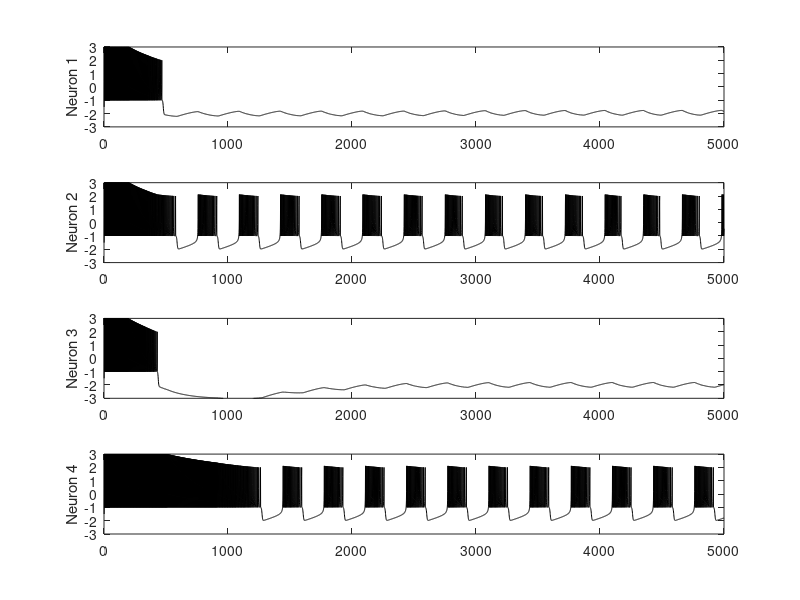

This figure's MATLAB source: (Note: this script raises an error after producing the figure.)
% Rulkov Series vs Parallel Connectivity Analysis (Extended)
% ---------------------------------------------------------------
% Compares burst propagation in extended Rulkov networks:
% 1. Series: A → B → C → D
% 2. Parallel-merged: A → B, A → C, B → D, C → D

clear; clc; close all

%% Simulation Parameters
T = 5000;
alpha = 6.0;
mu = 0.001;
sigma = 0.0;
beta = 0.0;
threshold = -2.0;
gc = -1;  % Fixed inhibitory strength
f = @(x, y) (x <= 0) .* (alpha ./ (1 - x) + y) + ...
           (x > 0 & x < alpha + y) .* (alpha + y) + ...
           (x >= alpha + y) .* (-1);
H = @(v) double(v > 0);

%% Define Network Topologies
% Extended Series: A → B → C → D
A_series = [0 1 0 0;
            0 0 1 0;
            0 0 0 1;
            0 0 0 0];

% Parallel-merged: A → B, A → C, B → D, C → D
A_parallel = [0 1 1 0;
              0 0 0 1;
              0 0 0 1;
              0 0 0 0];

networks = {A_series, A_parallel};
labels = {'Series: A → B → C → D', 'Parallel-Merged: A → {B,C} → D'};

%% Simulate both networks
for net_idx = 1:2
    A = networks{net_idx};
    N = size(A, 1);

    x = -1.5 + 0.01*rand(N, T);
    y = -2 + 0.01*rand(N, T);

    % Stimulate neuron A (neuron 1)
    x(:,1) = -1.5;  % Kick it into bursting

    for t = 1:T-1
        I_inhib = zeros(N, 1);
        for i = 1:N
            for j = 1:N
                if A(i,j) == 1
                    I_inhib(i) = I_inhib(i) + (x(j,t) - threshold) * H(x(j,t) - threshold);
                end
            end
        end
        x(:,t+1) = f(x(:,t), y(:,t) + beta);
        y(:,t+1) = y(:,t) - mu * ((x(:,t) + 1 - sigma) - gc * I_inhib);
    end

    %% Plot membrane traces
    figure('Name', labels{net_idx});
    for i = 1:N
        subplot(N, 1, i);
        plot(1:T, x(i,:), 'k');
        ylim([-3 3]);
        ylabel(sprintf('Neuron %d', i));
    end

    % %% Raster plot
    % subplot(N+1,1,N+1);
    % imagesc(x > 1);
    % colormap(gray);
    % ylabel('Neuron'); xlabel('Time');
    % title('Raster Plot');
    sgtitle(labels{net_idx});
end
